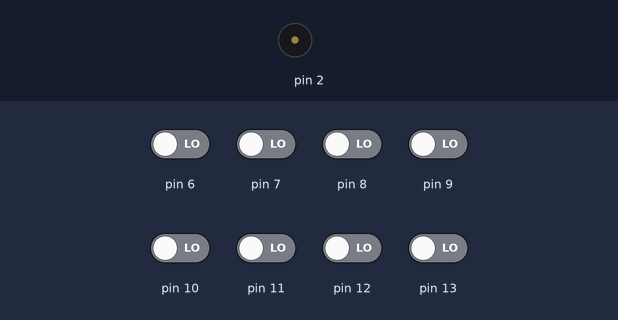
This sketch was run on a simulated Arduino Uno, built with avr-gcc and run on an emulated ATmega328P. On the bench: buzzer (waves = sounding). The inputs (shaded band) are chosen by the test bench; at power-on: pin 6–13 LOW.

Above: at 1.2 s.
1.3 s: pin 6 driven HIGH
At 1.6 s:
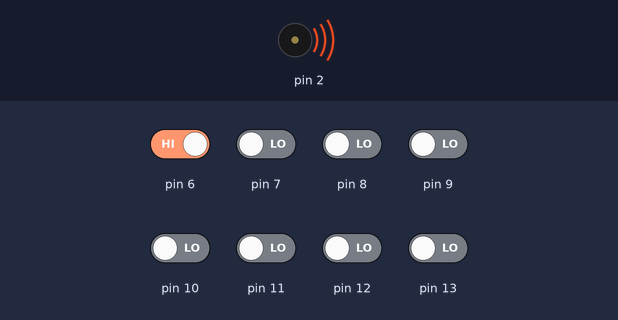
2.8 s: pin 6 driven LOW
At 4.0 s:
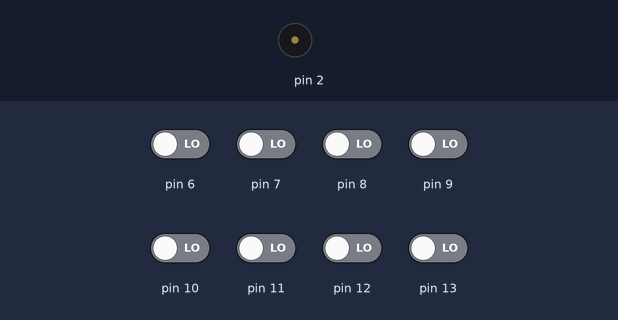
4.3 s: pin 7 driven HIGH
At 5.1 s:
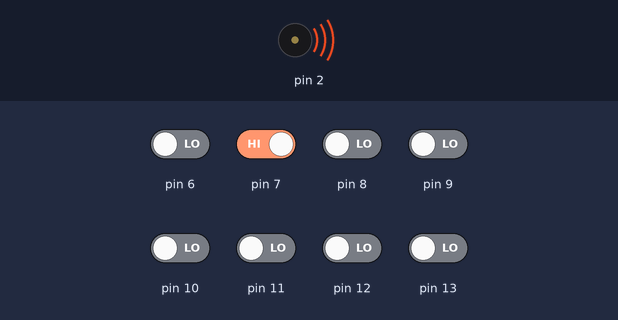
Timing chart, 0 to 7.3 s (numbered marks = the images above; inputs shaded):
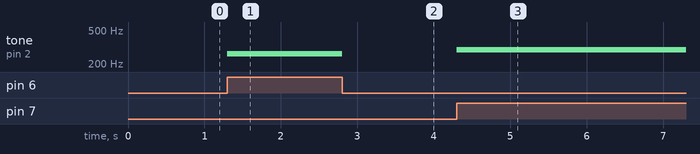

The sketch:

piezo_keyboard1.ino
```cpp
void setup() {
  pinMode(2, OUTPUT);  // 디지털 3번핀을 출력모드로 설정.
  pinMode(6, INPUT);  // 디지털 6번핀을 입력모드로 설정.
  pinMode(7, INPUT);  // 디지털 7번핀을 입력모드로 설정.
  pinMode(8, INPUT);  // 디지털 8번핀을 입력모드로 설정.
  pinMode(9, INPUT);  // 디지털 9번핀을 입력모드로 설정.
  pinMode(10, INPUT);  // 디지털 10번핀을 입력모드로 설정.
  pinMode(11, INPUT);  // 디지털 11번핀을 입력모드로 설정.
  pinMode(12, INPUT);  // 디지털 12번핀을 입력모드로 설정.
  pinMode(13, INPUT);  // 디지털 13번핀을 입력모드로 설정.
}

void loop() {

  if (digitalRead(6) == HIGH) {    // 만약 13번핀에 HIGH신호가 입력되면
  tone (2, 262);             // 3번핀에 주파수 신호 361.6을 출력
  }

  else if (digitalRead(7) == HIGH) {   // 그게아니라 12번에 HIGH 신호가 입력되면
  tone (2, 294);            // 3번핀에 주파수 신호 393.7을 출력
  }

  else if (digitalRead(8) == HIGH) {      // 이하 생략
  tone (2, 329.6);
  }

  else if (digitalRead(9) == HIGH) {
  tone (2, 349.2);
  }

  else if (digitalRead(10) == HIGH) {
  tone (2, 392.0);
  }

  else if (digitalRead(11) == HIGH) {
  tone (2, 440.0);
  }

  else if (digitalRead(12) == HIGH) {
  tone (2, 493.9);
  }

  else if (digitalRead(13) == HIGH) {
  tone (2, 523.0);
  }

  else{
  noTone(2);
  }
}
```

Measured:
- after the input at 1.3 s, tone on pin 2: silent → 262 Hz at once
- after the input at 2.8 s, tone on pin 2: 262 Hz → silent at once
- after the input at 4.3 s, tone on pin 2: silent → 294 Hz at once
